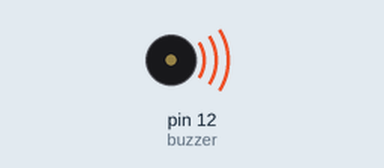
Simulated run of this sketch. Board: Arduino Uno, built with avr-gcc and run on an emulated ATmega328P. Shown: buzzer (waves = sounding, pin HIGH).

Above: at 0.2 s.
Timing chart, 0 to 3.5 s (numbered marks = the images above):
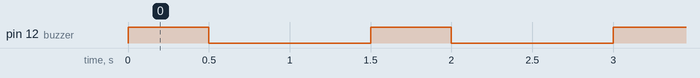

Measured:
- by itself, pin 12 (buzzer): alternates HIGH for 0.50 s and LOW for 1.0 s

The sketch:

Test_Active_buzzer_for_sonar.ino
```cpp
int buzzer = 12;//the pin of the active buzzer
void setup()
{
 pinMode(buzzer,OUTPUT);//initialize the buzzer pin as an output
}
void loop()
{
 unsigned char i;
 while(1)
 {
   //output an frequency
   for(i=0;i<100;i++)
   {
    digitalWrite(buzzer,HIGH);
    delay(500);//wait for 1ms 500 long beep
    digitalWrite(buzzer,LOW);
    delay(1000);//wait for 1ms 1000
    }
    //output another frequency
     for(i=0;i<100;i++)
      {
        digitalWrite(buzzer,HIGH);
        delay(500);//wait for 2ms  500
        digitalWrite(buzzer,LOW);
        delay(100);//wait for 2ms  100
      }
  }
}
```
